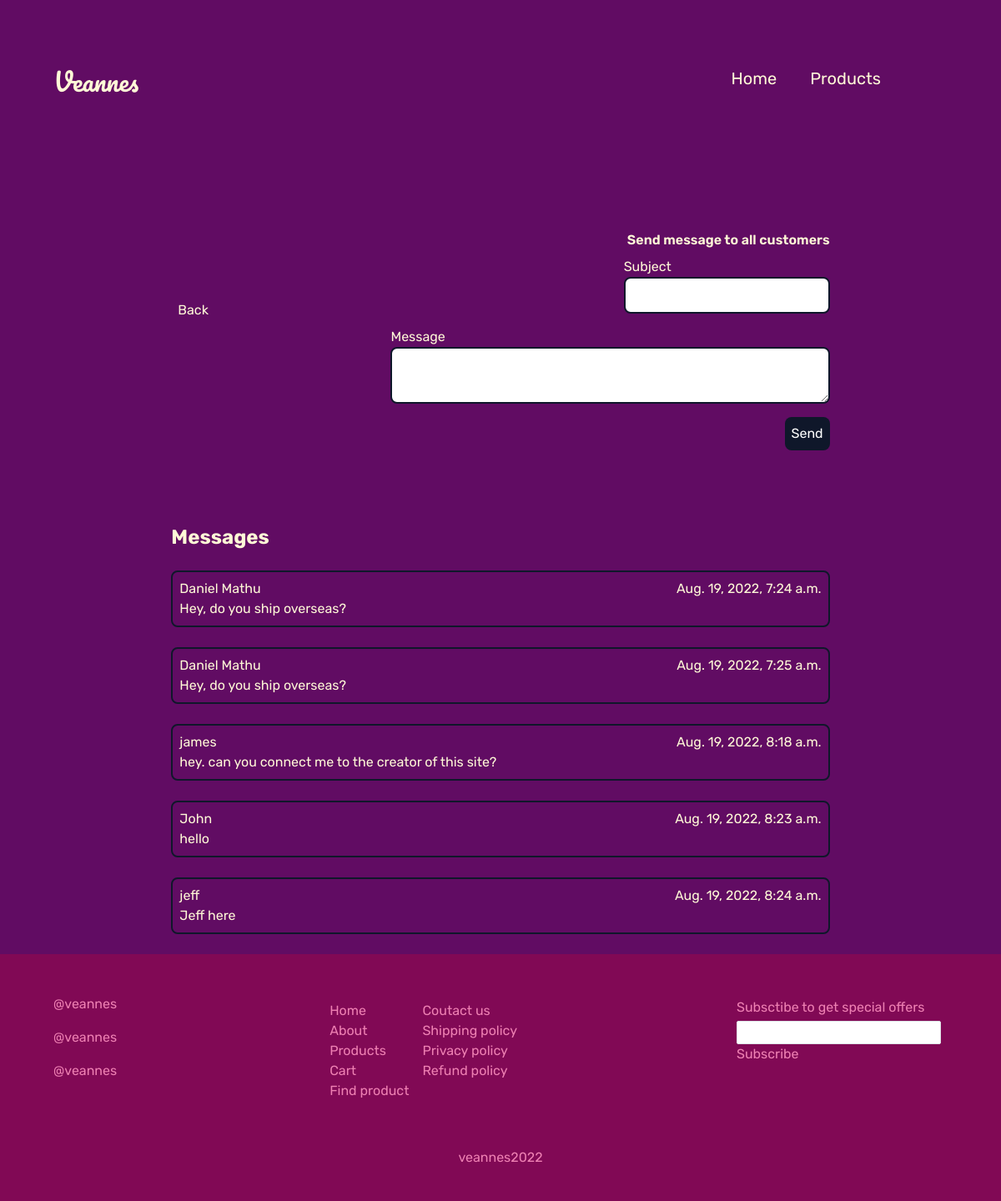
Screenshot of /dashboard/messages with the database file from the repository.
### shop/models.py (models this page shows)
class Message(models.Model):
    name = models.CharField(max_length=50)
    email = models.EmailField()
    message = models.CharField(max_length=400)
    date = models.DateTimeField(auto_now_add=True)
    read = models.BooleanField(default=False)

### dashboard/views.py (the view)
# urls.py: path('messages', MessagesView.as_view(), name='messages'),
class MessagesView(ListView):
    model = Message
    template_name: str = 'dash/messages.html'
    fields = ['name', 'email', 'message', 'date', 'read']
    context_object_name: str = 'customer_messages'

### dashboard/templates/dash/messages.html (shortened to what this page needs)
{% extends 'base.html' %}
{% block content %}
<div class="customer_messages px-2 md:px-44 xl:px-64 flex flex-col items-center w-full">
    <div class="flex flex-col md:flex-row justify-between w-full md:w-2/3 xl:w-1/2">
        <div class="flex justify-start items-center cursor-pointer group my-10 ">
            <a href="/dashboard" class="ml-2 hover:text-black">Back</a>
        </div>
        <form action="/dashboard/mass_message" method="POST"
            class="mt-20 w-full md:w-2/3 xl:w-1/2 flex flex-col items-end">
            <div class="flex flex-end">
                <p class="font-semibold">Send message to all customers</p>
            </div>
            <div class="my-2 flex flex-col">
                <label for="subject">Subject</label>
                <input name="subject" type="text" class="rounded-lg border-2 border-slate-900">
            </div>
            <div class="my-2 flex flex-col w-full">
                <label for="body">Message</label>
                <textarea class="rounded-lg border-2 border-slate-900 " name="body" id="body" cols="60"
                    rows="2"></textarea>
            </div>
            <button
                class="my-2 rounded-lg bg-slate-900 p-2 hover:scale-110 transition duration-300 ease-in-out text-white"
                type="submit">Send</button>
        </form>
    </div>
    <div class="mt-20 w-full md:w-2/3 xl:w-1/2">
        <h1 class="font-bold text-2xl">Messages</h1>
        <div class="w-full">
            {% for message in customer_messages %}
            <a href="/dashboard/message/{{message.id}}" class="hover:text-black">
                <div {% if message.read %} class="rounded-lg my-4 p-2 border-2 border-slate-900" {% else %}
                    class="border-2 border-blue-500 hover:border transition duration-300 ease-in-out rounded-lg my-4 p-2"
                    {% endif %}>
                    <div class="flex justify-between">
                        <p>{{message.name}}</p>
                        <p>{{message.date}}</p>
                    </div>
                    <div>
                        <p class="truncate">{{message.message}}</p>
                    </div>
                </div>
            </a>
            {% endfor %}
        </div>
    </div>
</div>
{% endblock %}

### static/css/style.css (style rules this page uses)
* { font-family: 'Rubik', sans-serif; }

### rows the page displays
Message: name "Daniel Mathu", date "Aug. 19, 2022, 7:24 a.m.", message "Hey, do you ship overseas?"
Message: name "Daniel Mathu", date "Aug. 19, 2022, 7:25 a.m.", message "Hey, do you ship overseas?"
Message: name "james", date "Aug. 19, 2022, 8:18 a.m.", message "hey. can you connect me to the creator of this site?"
Message: name "John", date "Aug. 19, 2022, 8:23 a.m.", message "hello"
Message: name "jeff", date "Aug. 19, 2022, 8:24 a.m.", message "Jeff here"
